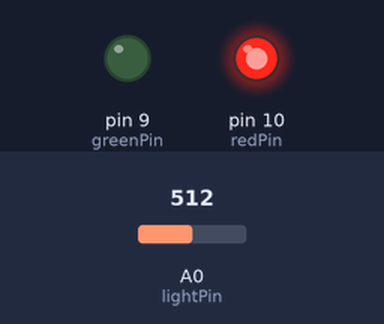
Recording of a sketch running on a simulated Arduino Uno, built with avr-gcc and run on an emulated ATmega328P. Parts: output pins drawn as LEDs (lit = HIGH). Inputs (shaded band) come from the test bench; at power-on: A0 (lightPin) = 512.

Above: at 1.2 s.
1.3 s: A0 (lightPin) set to 542
2.8 s: A0 (lightPin) set to 562
At 4.0 s:
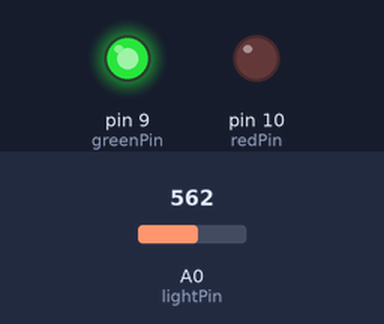
4.3 s: A0 (lightPin) set to 540
At 5.3 s:
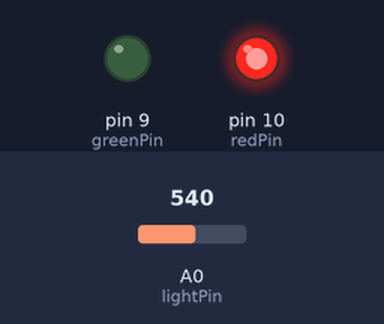
5.8 s: A0 (lightPin) set to 560
At 6.4 s:
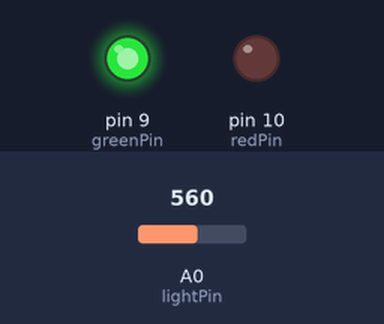
Timing chart, 0 to 8.3 s (numbered marks = the images above; inputs shaded):
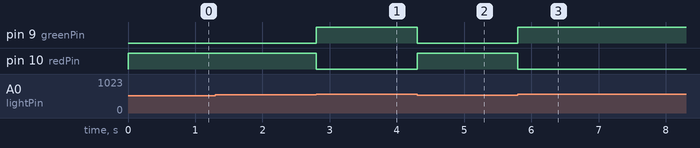

Measured:
- the behaviour switches between 549 and 550 on A0 (lightPin) (found by bisection; images 0 and 1)
- after the input at 1.3 s, every drawn part: stays the same
- after the input at 2.8 s, pin 9 (greenPin): LOW → HIGH at once; pin 10 (redPin): HIGH → LOW at once
- after the input at 4.3 s, pin 9 (greenPin): HIGH → LOW at once; pin 10 (redPin): LOW → HIGH at once
- after the input at 5.8 s, pin 9 (greenPin): LOW → HIGH at once; pin 10 (redPin): HIGH → LOW at once

The sketch:

sketch_sep13c.ino
```cpp
int lightPin = A0;
int lightVal;

int redPin = 10;
int greenPin = 9;

void setup() {
  pinMode(lightPin, INPUT);
  pinMode(redPin, OUTPUT);
  pinMode(greenPin, OUTPUT);
}

void loop() {
  lightVal = analogRead(lightPin);
  if (lightVal < 550) {
    digitalWrite(redPin, HIGH);
    digitalWrite(greenPin, LOW);
  }
  else if (lightVal >= 550){
    digitalWrite(redPin, LOW);
    digitalWrite(greenPin, HIGH);
  }
}
```
